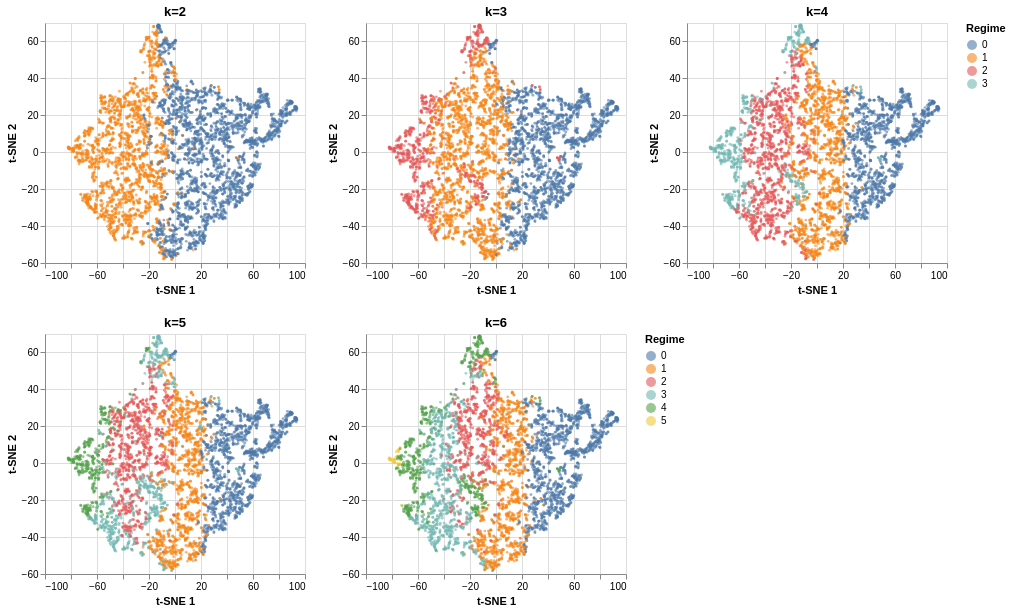

Notebook code cell kept with this figure:
### Code cell
tsne_grid(coords, plot_idx, results)

### Figure 1 — Vega specification as saved in the notebook (floating-point values rounded to 4 significant figures; data arrays with more than 128 entries replaced by an {"elided": "..."} marker saying what was removed)
{"$schema": "https://vega.github.io/schema/vega/v6.json", "data": [{"name": "source_0", "values": {"elided": "5000 records"}}, {"name": "source_1", "values": {"elided": "5000 records"}}, {"name": "source_2", "values": {"elided": "5000 records"}}, {"name": "source_3", "values": {"elided": "5000 records"}}, {"name": "source_4", "values": {"elided": "5000 records"}}, {"name": "source_0_concat_0_color_domain_regime_0", "values": [{"regime": "1"}, {"regime": "0"}]}, {"name": "source_1_concat_0_color_domain_regime_1", "values": [{"regime": "1"}, {"regime": "0"}, {"regime": "2"}]}, {"name": "source_2_concat_0_color_domain_regime_2", "values": [{"regime": "1"}, {"regime": "0"}, {"regime": "3"}, {"regime": "2"}]}, {"name": "source_0_concat_0_concat_0_x_domain_tsne_1", "values": [{"min": -82.27, "max": 93.77}]}, {"name": "source_0_concat_0_concat_0_y_domain_tsne_2", "values": [{"min": -58.15, "max": 68.93}]}, {"name": "source_1_concat_0_concat_1_x_domain_tsne_1", "values": [{"min": -82.27, "max": 93.77}]}, {"name": "source_1_concat_0_concat_1_y_domain_tsne_2", "values": [{"min": -58.15, "max": 68.93}]}, {"name": "source_2_concat_0_concat_2_x_domain_tsne_1", "values": [{"min": -82.27, "max": 93.77}]}, {"name": "source_2_concat_0_concat_2_y_domain_tsne_2", "values": [{"min": -58.15, "max": 68.93}]}, {"name": "source_3_concat_1_color_domain_regime_0", "values": [{"regime": "1"}, {"regime": "3"}, {"regime": "0"}, {"regime": "2"}, {"regime": "4"}]}, {"name": "source_4_concat_1_color_domain_regime_1", "values": [{"regime": "1"}, {"regime": "4"}, {"regime": "0"}, {"regime": "2"}, {"regime": "3"}, {"regime": "5"}]}, {"name": "source_3_concat_1_concat_0_x_domain_tsne_1", "values": [{"min": -82.27, "max": 93.77}]}, {"name": "source_3_concat_1_concat_0_y_domain_tsne_2", "values": [{"min": -58.15, "max": 68.93}]}, {"name": "source_4_concat_1_concat_1_x_domain_tsne_1", "values": [{"min": -82.27, "max": 93.77}]}, {"name": "source_4_concat_1_concat_1_y_domain_tsne_2", "values": [{"min": -58.15, "max": 68.93}]}], "signals": [{"name": "childHeight", "value": 240}, {"name": "concat_0_childWidth", "value": 260}, {"name": "concat_1_childWidth", "value": 260}], "marks": [{"type": "group", "name": "concat_0_group", "marks": [{"type": "group", "name": "concat_0_concat_0_group", "encode": {"update": {"width": {"signal": "concat_0_childWidth"}, "height": {"signal": "childHeight"}}}, "marks": [{"type": "symbol", "name": "concat_0_concat_0_marks", "from": {"data": "source_0"}, "encode": {"update": {"size": {"value": 8}, "fill": {"field": "regime", "scale": "concat_0_color"}, "shape": {"value": "circle"}, "y": {"field": "tsne_2", "scale": "concat_0_concat_0_y"}, "x": {"field": "tsne_1", "scale": "concat_0_concat_0_x"}, "opacity": {"value": 0.6}}}, "style": ["circle"]}], "axes": [{"scale": "concat_0_concat_0_x", "orient": "bottom", "aria": false, "maxExtent": 0, "minExtent": 0, "labels": false, "zindex": 0, "ticks": false, "domain": false, "grid": true, "gridScale": "concat_0_concat_0_y", "tickCount": {"signal": "ceil(concat_0_childWidth/40)"}}, {"scale": "concat_0_concat_0_y", "grid": true, "minExtent": 0, "aria": false, "domain": false, "maxExtent": 0, "tickCount": {"signal": "ceil(childHeight/40)"}, "ticks": false, "gridScale": "concat_0_concat_0_x", "labels": false, "orient": "left", "zindex": 0}, {"scale": "concat_0_concat_0_x", "grid": false, "title": "t-SNE 1", "labelFlush": true, "zindex": 0, "orient": "bottom", "labelOverlap": true, "tickCount": {"signal": "ceil(concat_0_childWidth/40)"}}, {"scale": "concat_0_concat_0_y", "zindex": 0, "orient": "left", "title": "t-SNE 2", "grid": false, "tickCount": {"signal": "ceil(childHeight/40)"}, "labelOverlap": true}], "title": {"text": "k=2", "frame": "group"}, "style": "cell"}, {"type": "group", "name": "concat_0_concat_1_group", "encode": {"update": {"width": {"signal": "concat_0_childWidth"}, "height": {"signal": "childHeight"}}}, "marks": [{"type": "symbol", "name": "concat_0_concat_1_marks", "from": {"data": "source_1"}, "encode": {"update": {"y": {"field": "tsne_2", "scale": "concat_0_concat_1_y"}, "opacity": {"value": 0.6}, "fill": {"field": "regime", "scale": "concat_0_color"}, "x": {"field": "tsne_1", "scale": "concat_0_concat_1_x"}, "size": {"value": 8}, "shape": {"value": "circle"}}}, "style": ["circle"]}], "axes": [{"scale": "concat_0_concat_1_x", "gridScale": "concat_0_concat_1_y", "domain": false, "maxExtent": 0, "aria": false, "minExtent": 0, "ticks": false, "zindex": 0, "orient": "bottom", "grid": true, "tickCount": {"signal": "ceil(concat_0_childWidth/40)"}, "labels": false}, {"scale": "concat_0_concat_1_y", "minExtent": 0, "aria": false, "grid": true, "gridScale": "concat_0_concat_1_x", "maxExtent": 0, "orient": "left", "tickCount": {"signal": "ceil(childHeight/40)"}, "labels": false, "domain": false, "ticks": false, "zindex": 0}, {"scale": "concat_0_concat_1_x", "orient": "bottom", "title": "t-SNE 1", "grid": false, "labelFlush": true, "labelOverlap": true, "tickCount": {"signal": "ceil(concat_0_childWidth/40)"}, "zindex": 0}, {"scale": "concat_0_concat_1_y", "grid": false, "labelOverlap": true, "zindex": 0, "orient": "left", "tickCount": {"signal": "ceil(childHeight/40)"}, "title": "t-SNE 2"}], "title": {"text": "k=3", "frame": "group"}, "style": "cell"}, {"type": "group", "name": "concat_0_concat_2_group", "encode": {"update": {"width": {"signal": "concat_0_childWidth"}, "height": {"signal": "childHeight"}}}, "marks": [{"type": "symbol", "name": "concat_0_concat_2_marks", "from": {"data": "source_2"}, "encode": {"update": {"x": {"field": "tsne_1", "scale": "concat_0_concat_2_x"}, "fill": {"field": "regime", "scale": "concat_0_color"}, "opacity": {"value": 0.6}, "y": {"field": "tsne_2", "scale": "concat_0_concat_2_y"}, "shape": {"value": "circle"}, "size": {"value": 8}}}, "style": ["circle"]}], "axes": [{"scale": "concat_0_concat_2_x", "maxExtent": 0, "tickCount": {"signal": "ceil(concat_0_childWidth/40)"}, "ticks": false, "zindex": 0, "domain": false, "gridScale": "concat_0_concat_2_y", "aria": false, "labels": false, "orient": "bottom", "grid": true, "minExtent": 0}, {"scale": "concat_0_concat_2_y", "aria": false, "maxExtent": 0, "orient": "left", "tickCount": {"signal": "ceil(childHeight/40)"}, "minExtent": 0, "labels": false, "ticks": false, "zindex": 0, "gridScale": "concat_0_concat_2_x", "grid": true, "domain": false}, {"scale": "concat_0_concat_2_x", "orient": "bottom", "grid": false, "labelFlush": true, "tickCount": {"signal": "ceil(concat_0_childWidth/40)"}, "zindex": 0, "labelOverlap": true, "title": "t-SNE 1"}, {"scale": "concat_0_concat_2_y", "grid": false, "tickCount": {"signal": "ceil(childHeight/40)"}, "zindex": 0, "title": "t-SNE 2", "orient": "left", "labelOverlap": true}], "title": {"text": "k=4", "frame": "group"}, "style": "cell"}], "layout": {"padding": 20, "bounds": "full", "align": "each"}, "legends": [{"title": "Regime", "fill": "concat_0_color", "symbolType": "circle", "encode": {"symbols": {"update": {"opacity": {"value": 0.6}}}}}]}, {"type": "group", "name": "concat_1_group", "marks": [{"type": "group", "name": "concat_1_concat_0_group", "encode": {"update": {"height": {"signal": "childHeight"}, "width": {"signal": "concat_1_childWidth"}}}, "marks": [{"type": "symbol", "name": "concat_1_concat_0_marks", "from": {"data": "source_3"}, "encode": {"update": {"fill": {"field": "regime", "scale": "concat_1_color"}, "opacity": {"value": 0.6}, "y": {"field": "tsne_2", "scale": "concat_1_concat_0_y"}, "shape": {"value": "circle"}, "x": {"field": "tsne_1", "scale": "concat_1_concat_0_x"}, "size": {"value": 8}}}, "style": ["circle"]}], "axes": [{"scale": "concat_1_concat_0_x", "orient": "bottom", "labels": false, "grid": true, "aria": false, "tickCount": {"signal": "ceil(concat_1_childWidth/40)"}, "minExtent": 0, "maxExtent": 0, "domain": false, "ticks": false, "gridScale": "concat_1_concat_0_y", "zindex": 0}, {"scale": "concat_1_concat_0_y", "maxExtent": 0, "grid": true, "ticks": false, "zindex": 0, "orient": "left", "gridScale": "concat_1_concat_0_x", "tickCount": {"signal": "ceil(childHeight/40)"}, "domain": false, "labels": false, "aria": false, "minExtent": 0}, {"scale": "concat_1_concat_0_x", "orient": "bottom", "grid": false, "title": "t-SNE 1", "labelFlush": true, "zindex": 0, "tickCount": {"signal": "ceil(concat_1_childWidth/40)"}, "labelOverlap": true}, {"scale": "concat_1_concat_0_y", "labelOverlap": true, "title": "t-SNE 2", "grid": false, "orient": "left", "tickCount": {"signal": "ceil(childHeight/40)"}, "zindex": 0}], "title": {"text": "k=5", "frame": "group"}, "style": "cell"}, {"type": "group", "name": "concat_1_concat_1_group", "encode": {"update": {"width": {"signal": "concat_1_childWidth"}, "height": {"signal": "childHeight"}}}, "marks": [{"type": "symbol", "name": "concat_1_concat_1_marks", "from": {"data": "source_4"}, "encode": {"update": {"x": {"field": "tsne_1", "scale": "concat_1_concat_1_x"}, "shape": {"value": "circle"}, "fill": {"field": "regime", "scale": "concat_1_color"}, "size": {"value": 8}, "opacity": {"value": 0.6}, "y": {"field": "tsne_2", "scale": "concat_1_concat_1_y"}}}, "style": ["circle"]}], "axes": [{"scale": "concat_1_concat_1_x", "tickCount": {"signal": "ceil(concat_1_childWidth/40)"}, "ticks": false, "labels": false, "orient": "bottom", "aria": false, "gridScale": "concat_1_concat_1_y", "maxExtent": 0, "grid": true, "minExtent": 0, "domain": false, "zindex": 0}, {"scale": "concat_1_concat_1_y", "labels": false, "domain": false, "gridScale": "concat_1_concat_1_x", "minExtent": 0, "maxExtent": 0, "orient": "left", "tickCount": {"signal": "ceil(childHeight/40)"}, "ticks": false, "zindex": 0, "aria": false, "grid": true}, {"scale": "concat_1_concat_1_x", "title": "t-SNE 1", "grid": false, "tickCount": {"signal": "ceil(concat_1_childWidth/40)"}, "orient": "bottom", "zindex": 0, "labelFlush": true, "labelOverlap": true}, {"scale": "concat_1_concat_1_y", "grid": false, "labelOverlap": true, "title": "t-SNE 2", "orient": "left", "tickCount": {"signal": "ceil(childHeight/40)"}, "zindex": 0}], "title": {"text": "k=6", "frame": "group"}, "style": "cell"}], "legends": [{"title": "Regime", "fill": "concat_1_color", "symbolType": "circle", "encode": {"symbols": {"update": {"opacity": {"value": 0.6}}}}}], "layout": {"padding": 20, "bounds": "full", "align": "each"}}], "scales": [{"name": "concat_0_color", "type": "ordinal", "domain": {"fields": [{"data": "source_0_concat_0_color_domain_regime_0", "field": "regime"}, {"data": "source_1_concat_0_color_domain_regime_1", "field": "regime"}, {"data": "source_2_concat_0_color_domain_regime_2", "field": "regime"}], "sort": true}, "range": "category"}, {"name": "concat_0_concat_0_x", "type": "linear", "domain": [{"signal": "(data(\"source_0_concat_0_concat_0_x_domain_tsne_1\")[0] || {}).min"}, {"signal": "(data(\"source_0_concat_0_concat_0_x_domain_tsne_1\")[0] || {}).max"}], "range": [0, {"signal": "concat_0_childWidth"}], "nice": true, "zero": true}, {"name": "concat_0_concat_0_y", "type": "linear", "domain": [{"signal": "(data(\"source_0_concat_0_concat_0_y_domain_tsne_2\")[0] || {}).min"}, {"signal": "(data(\"source_0_concat_0_concat_0_y_domain_tsne_2\")[0] || {}).max"}], "range": [{"signal": "childHeight"}, 0], "zero": true, "nice": true}, {"name": "concat_0_concat_1_x", "type": "linear", "domain": [{"signal": "(data(\"source_1_concat_0_concat_1_x_domain_tsne_1\")[0] || {}).min"}, {"signal": "(data(\"source_1_concat_0_concat_1_x_domain_tsne_1\")[0] || {}).max"}], "range": [0, {"signal": "concat_0_childWidth"}], "nice": true, "zero": true}, {"name": "concat_0_concat_1_y", "type": "linear", "domain": [{"signal": "(data(\"source_1_concat_0_concat_1_y_domain_tsne_2\")[0] || {}).min"}, {"signal": "(data(\"source_1_concat_0_concat_1_y_domain_tsne_2\")[0] || {}).max"}], "range": [{"signal": "childHeight"}, 0], "zero": true, "nice": true}, {"name": "concat_0_concat_2_x", "type": "linear", "domain": [{"signal": "(data(\"source_2_concat_0_concat_2_x_domain_tsne_1\")[0] || {}).min"}, {"signal": "(data(\"source_2_concat_0_concat_2_x_domain_tsne_1\")[0] || {}).max"}], "range": [0, {"signal": "concat_0_childWidth"}], "nice": true, "zero": true}, {"name": "concat_0_concat_2_y", "type": "linear", "domain": [{"signal": "(data(\"source_2_concat_0_concat_2_y_domain_tsne_2\")[0] || {}).min"}, {"signal": "(data(\"source_2_concat_0_concat_2_y_domain_tsne_2\")[0] || {}).max"}], "range": [{"signal": "childHeight"}, 0], "nice": true, "zero": true}, {"name": "concat_1_color", "type": "ordinal", "domain": {"fields": [{"data": "source_3_concat_1_color_domain_regime_0", "field": "regime"}, {"data": "source_4_concat_1_color_domain_regime_1", "field": "regime"}], "sort": true}, "range": "category"}, {"name": "concat_1_concat_0_x", "type": "linear", "domain": [{"signal": "(data(\"source_3_concat_1_concat_0_x_domain_tsne_1\")[0] || {}).min"}, {"signal": "(data(\"source_3_concat_1_concat_0_x_domain_tsne_1\")[0] || {}).max"}], "range": [0, {"signal": "concat_1_childWidth"}], "zero": true, "nice": true}, {"name": "concat_1_concat_0_y", "type": "linear", "domain": [{"signal": "(data(\"source_3_concat_1_concat_0_y_domain_tsne_2\")[0] || {}).min"}, {"signal": "(data(\"source_3_concat_1_concat_0_y_domain_tsne_2\")[0] || {}).max"}], "range": [{"signal": "childHeight"}, 0], "nice": true, "zero": true}, {"name": "concat_1_concat_1_x", "type": "linear", "domain": [{"signal": "(data(\"source_4_concat_1_concat_1_x_domain_tsne_1\")[0] || {}).min"}, {"signal": "(data(\"source_4_concat_1_concat_1_x_domain_tsne_1\")[0] || {}).max"}], "range": [0, {"signal": "concat_1_childWidth"}], "zero": true, "nice": true}, {"name": "concat_1_concat_1_y", "type": "linear", "domain": [{"signal": "(data(\"source_4_concat_1_concat_1_y_domain_tsne_2\")[0] || {}).min"}, {"signal": "(data(\"source_4_concat_1_concat_1_y_domain_tsne_2\")[0] || {}).max"}], "range": [{"signal": "childHeight"}, 0], "nice": true, "zero": true}], "layout": {"padding": 20, "columns": 1, "bounds": "full", "align": "each"}, "padding": 5, "background": "white"}
